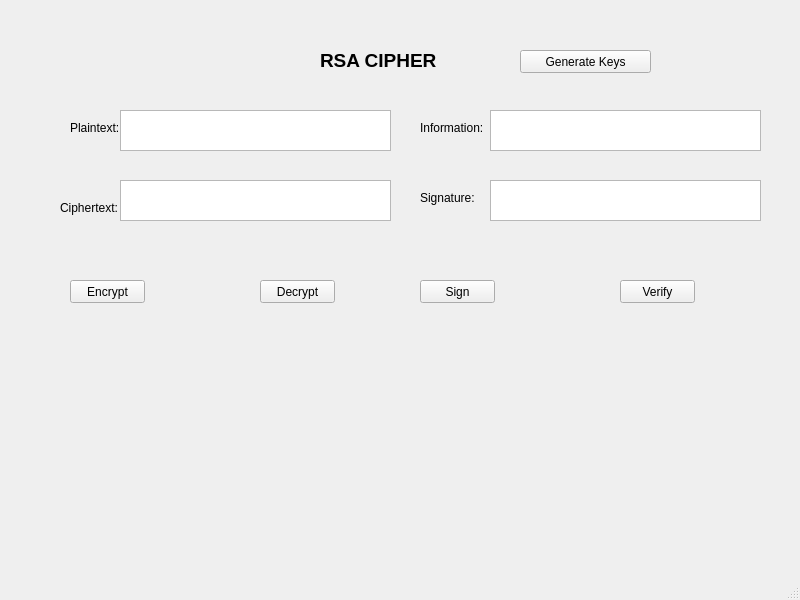
<?xml version="1.0" encoding="UTF-8"?>
<ui version="4.0">
 <class>MainWindow</class>
 <widget class="QMainWindow" name="MainWindow">
  <property name="geometry">
   <rect>
    <x>0</x>
    <y>0</y>
    <width>800</width>
    <height>600</height>
   </rect>
  </property>
  <property name="windowTitle">
   <string>MainWindow</string>
  </property>
  <widget class="QWidget" name="centralwidget">
   <widget class="QLabel" name="label">
    <property name="geometry">
     <rect>
      <x>320</x>
      <y>40</y>
      <width>141</width>
      <height>41</height>
     </rect>
    </property>
    <property name="font">
     <font>
      <pointsize>14</pointsize>
      <weight>75</weight>
      <bold>true</bold>
     </font>
    </property>
    <property name="text">
     <string>RSA CIPHER</string>
    </property>
   </widget>
   <widget class="QLabel" name="label_2">
    <property name="geometry">
     <rect>
      <x>70</x>
      <y>120</y>
      <width>61</width>
      <height>16</height>
     </rect>
    </property>
    <property name="text">
     <string>Plaintext:</string>
    </property>
   </widget>
   <widget class="QLabel" name="label_3">
    <property name="geometry">
     <rect>
      <x>60</x>
      <y>200</y>
      <width>61</width>
      <height>16</height>
     </rect>
    </property>
    <property name="text">
     <string>Ciphertext:</string>
    </property>
   </widget>
   <widget class="QLabel" name="label_4">
    <property name="geometry">
     <rect>
      <x>420</x>
      <y>190</y>
      <width>61</width>
      <height>16</height>
     </rect>
    </property>
    <property name="text">
     <string>Signature:</string>
    </property>
   </widget>
   <widget class="QLabel" name="label_5">
    <property name="geometry">
     <rect>
      <x>420</x>
      <y>120</y>
      <width>71</width>
      <height>16</height>
     </rect>
    </property>
    <property name="text">
     <string>Information:</string>
    </property>
   </widget>
   <widget class="QPushButton" name="btn_gen_keys">
    <property name="geometry">
     <rect>
      <x>520</x>
      <y>50</y>
      <width>131</width>
      <height>23</height>
     </rect>
    </property>
    <property name="text">
     <string>Generate Keys</string>
    </property>
   </widget>
   <widget class="QPushButton" name="btn_encrypt">
    <property name="geometry">
     <rect>
      <x>70</x>
      <y>280</y>
      <width>75</width>
      <height>23</height>
     </rect>
    </property>
    <property name="text">
     <string>Encrypt</string>
    </property>
   </widget>
   <widget class="QPushButton" name="btn_decrypt">
    <property name="geometry">
     <rect>
      <x>260</x>
      <y>280</y>
      <width>75</width>
      <height>23</height>
     </rect>
    </property>
    <property name="text">
     <string>Decrypt</string>
    </property>
   </widget>
   <widget class="QPushButton" name="btn_sign">
    <property name="geometry">
     <rect>
      <x>420</x>
      <y>280</y>
      <width>75</width>
      <height>23</height>
     </rect>
    </property>
    <property name="text">
     <string>Sign</string>
    </property>
   </widget>
   <widget class="QPushButton" name="btn_verify">
    <property name="geometry">
     <rect>
      <x>620</x>
      <y>280</y>
      <width>75</width>
      <height>23</height>
     </rect>
    </property>
    <property name="text">
     <string>Verify</string>
    </property>
   </widget>
   <widget class="QTextEdit" name="txt_plain_text">
    <property name="geometry">
     <rect>
      <x>120</x>
      <y>110</y>
      <width>271</width>
      <height>41</height>
     </rect>
    </property>
   </widget>
   <widget class="QTextEdit" name="txt_cipher_text">
    <property name="geometry">
     <rect>
      <x>120</x>
      <y>180</y>
      <width>271</width>
      <height>41</height>
     </rect>
    </property>
   </widget>
   <widget class="QTextEdit" name="txt_sign">
    <property name="geometry">
     <rect>
      <x>490</x>
      <y>180</y>
      <width>271</width>
      <height>41</height>
     </rect>
    </property>
   </widget>
   <widget class="QTextEdit" name="txt_info">
    <property name="geometry">
     <rect>
      <x>490</x>
      <y>110</y>
      <width>271</width>
      <height>41</height>
     </rect>
    </property>
   </widget>
  </widget>
  <widget class="QMenuBar" name="menubar">
   <property name="geometry">
    <rect>
     <x>0</x>
     <y>0</y>
     <width>800</width>
     <height>21</height>
    </rect>
   </property>
  </widget>
  <widget class="QStatusBar" name="statusbar"/>
 </widget>
 <resources/>
 <connections/>
</ui>
